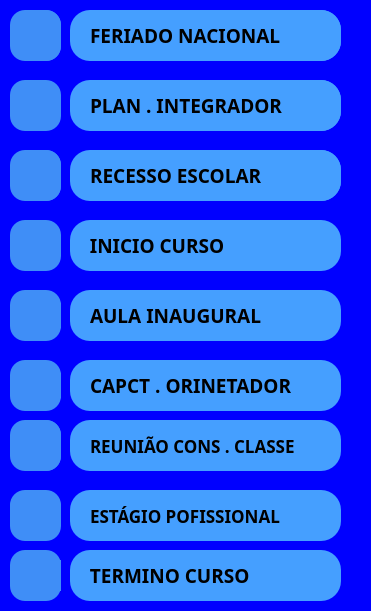
       <widget class="QWidget" name="widget" native="true">
        <property name="geometry">
         <rect>
          <x>1210</x>
          <y>20</y>
          <width>371</width>
          <height>611</height>
         </rect>
        </property>
        <property name="styleSheet">
         <string notr="true">background-color: rgb(0, 0, 255);</string>
        </property>
        <widget class="QFrame" name="frame_38">
         <property name="geometry">
          <rect>
           <x>10</x>
           <y>10</y>
           <width>51</width>
           <height>51</height>
          </rect>
         </property>
         <property name="styleSheet">
          <string notr="true">QFrame {
    background-color: #3F8EF7;
    border-radius: 15px;
}</string>
         </property>
         <property name="frameShape">
          <enum>QFrame::StyledPanel</enum>
         </property>
         <property name="frameShadow">
          <enum>QFrame::Raised</enum>
         </property>
         <widget class="QLabel" name="label">
          <property name="geometry">
           <rect>
            <x>10</x>
            <y>0</y>
            <width>41</width>
            <height>51</height>
           </rect>
          </property>
          <property name="text">
           <string/>
          </property>
          <property name="pixmap">
           <pixmap>:/icon.png/icons8-losango-32.png.png</pixmap>
          </property>
         </widget>
        </widget>
        <widget class="QFrame" name="frame_40">
         <property name="geometry">
          <rect>
           <x>10</x>
           <y>80</y>
           <width>51</width>
           <height>51</height>
          </rect>
         </property>
         <property name="styleSheet">
          <string notr="true">QFrame {
    background-color: #3F8EF7;
    border-radius: 15px;
}</string>
         </property>
         <property name="frameShape">
          <enum>QFrame::StyledPanel</enum>
         </property>
         <property name="frameShadow">
          <enum>QFrame::Raised</enum>
         </property>
         <widget class="QLabel" name="label_32">
          <property name="geometry">
           <rect>
            <x>10</x>
            <y>10</y>
            <width>41</width>
            <height>31</height>
           </rect>
          </property>
          <property name="text">
           <string/>
          </property>
          <property name="pixmap">
           <pixmap>:/icon.png/icons8-fluxograma-32.png</pixmap>
          </property>
         </widget>
        </widget>
        <widget class="QFrame" name="frame_41">
         <property name="geometry">
          <rect>
           <x>10</x>
           <y>150</y>
           <width>51</width>
           <height>51</height>
          </rect>
         </property>
         <property name="styleSheet">
          <string notr="true">QFrame {
    background-color: #3F8EF7;
    border-radius: 15px;
}</string>
         </property>
         <property name="frameShape">
          <enum>QFrame::StyledPanel</enum>
         </property>
         <property name="frameShadow">
          <enum>QFrame::Raised</enum>
         </property>
         <widget class="QLabel" name="label_33">
          <property name="geometry">
           <rect>
            <x>10</x>
            <y>0</y>
            <width>41</width>
            <height>51</height>
           </rect>
          </property>
          <property name="text">
           <string/>
          </property>
          <property name="pixmap">
           <pixmap>:/icon.png/icons8-forma-de-papagaio-32.png</pixmap>
          </property>
         </widget>
        </widget>
        <widget class="QFrame" name="frame_42">
         <property name="geometry">
          <rect>
           <x>10</x>
           <y>220</y>
           <width>51</width>
           <height>51</height>
          </rect>
         </property>
         <property name="styleSheet">
          <string notr="true">QFrame {
    background-color: #3F8EF7;
    border-radius: 15px;
}</string>
         </property>
         <property name="frameShape">
          <enum>QFrame::StyledPanel</enum>
         </property>
         <property name="frameShadow">
          <enum>QFrame::Raised</enum>
         </property>
         <widget class="QLabel" name="label_34">
          <property name="geometry">
           <rect>
            <x>10</x>
            <y>10</y>
            <width>41</width>
            <height>31</height>
           </rect>
          </property>
          <property name="text">
           <string/>
          </property>
          <property name="pixmap">
           <pixmap>:/icon.png/icons8-communication-32.png</pixmap>
          </property>
         </widget>
        </widget>
        <widget class="QFrame" name="frame_43">
         <property name="geometry">
          <rect>
           <x>10</x>
           <y>290</y>
           <width>51</width>
           <height>51</height>
          </rect>
         </property>
         <property name="styleSheet">
          <string notr="true">QFrame {
    background-color: #3F8EF7;
    border-radius: 15px;
}</string>
         </property>
         <property name="frameShape">
          <enum>QFrame::StyledPanel</enum>
         </property>
         <property name="frameShadow">
          <enum>QFrame::Raised</enum>
         </property>
         <widget class="QLabel" name="label_35">
          <property name="geometry">
           <rect>
            <x>10</x>
            <y>10</y>
            <width>47</width>
            <height>31</height>
           </rect>
          </property>
          <property name="text">
           <string/>
          </property>
          <property name="pixmap">
           <pixmap>:/icon.png/icons8-losango-32.png.png</pixmap>
          </property>
         </widget>
        </widget>
        <widget class="QFrame" name="frame_44">
         <property name="geometry">
          <rect>
           <x>10</x>
           <y>420</y>
           <width>51</width>
           <height>51</height>
          </rect>
         </property>
         <property name="styleSheet">
          <string notr="true">QFrame {
    background-color: #3F8EF7;
    border-radius: 15px;
}</string>
         </property>
         <property name="frameShape">
          <enum>QFrame::StyledPanel</enum>
         </property>
         <property name="frameShadow">
          <enum>QFrame::Raised</enum>
         </property>
         <widget class="QLabel" name="label_37">
          <property name="geometry">
           <rect>
            <x>10</x>
            <y>0</y>
            <width>41</width>
            <height>51</height>
           </rect>
          </property>
          <property name="text">
           <string/>
          </property>
          <property name="pixmap">
           <pixmap>:/icon.png/icons8-triângulo-32.png.png</pixmap>
          </property>
         </widget>
        </widget>
        <widget class="QFrame" name="frame_45">
         <property name="geometry">
          <rect>
           <x>10</x>
           <y>550</y>
           <width>51</width>
           <height>51</height>
          </rect>
         </property>
         <property name="styleSheet">
          <string notr="true">QFrame {
    background-color: #3F8EF7;
    border-radius: 15px;
}</string>
         </property>
         <property name="frameShape">
          <enum>QFrame::StyledPanel</enum>
         </property>
         <property name="frameShadow">
          <enum>QFrame::Raised</enum>
         </property>
         <widget class="QLabel" name="label_39">
          <property name="geometry">
           <rect>
            <x>10</x>
            <y>10</y>
            <width>61</width>
            <height>31</height>
           </rect>
          </property>
          <property name="text">
           <string/>
          </property>
          <property name="pixmap">
           <pixmap>:/icon.png/icons8-quadrado-arredondado-32.png.png</pixmap>
          </property>
         </widget>
        </widget>
        <widget class="QFrame" name="frame_46">
         <property name="geometry">
          <rect>
           <x>10</x>
           <y>490</y>
           <width>51</width>
           <height>51</height>
          </rect>
         </property>
         <property name="styleSheet">
          <string notr="true">QFrame {
    background-color: #3F8EF7;
    border-radius: 15px;
}</string>
         </property>
         <property name="frameShape">
          <enum>QFrame::StyledPanel</enum>
         </property>
         <property name="frameShadow">
          <enum>QFrame::Raised</enum>
         </property>
         <widget class="QLabel" name="label_38">
          <property name="geometry">
           <rect>
            <x>0</x>
            <y>2</y>
            <width>51</width>
            <height>41</height>
           </rect>
          </property>
          <property name="text">
           <string/>
          </property>
          <property name="pixmap">
           <pixmap>:/icon.png/icons8-management-50.png</pixmap>
          </property>
         </widget>
        </widget>
        <widget class="QFrame" name="frame_47">
         <property name="geometry">
          <rect>
           <x>10</x>
           <y>360</y>
           <width>51</width>
           <height>51</height>
          </rect>
         </property>
         <property name="styleSheet">
          <string notr="true">QFrame {
    background-color: #3F8EF7;
    border-radius: 15px;
}</string>
         </property>
         <property name="frameShape">
          <enum>QFrame::StyledPanel</enum>
         </property>
         <property name="frameShadow">
          <enum>QFrame::Raised</enum>
         </property>
         <widget class="QLabel" name="label_36">
          <property name="geometry">
           <rect>
            <x>10</x>
            <y>10</y>
            <width>47</width>
            <height>31</height>
           </rect>
          </property>
          <property name="text">
           <string/>
          </property>
          <property name="pixmap">
           <pixmap>:/icon.png/icons8-graph-32.png.png</pixmap>
          </property>
         </widget>
        </widget>
        <widget class="QFrame" name="frame_48">
         <property name="geometry">
          <rect>
           <x>70</x>
           <y>10</y>
           <width>271</width>
           <height>51</height>
          </rect>
         </property>
         <property name="styleSheet">
          <string notr="true">background-color: rgb(69, 159, 255);
    border-radius: 20px;
</string>
         </property>
         <property name="frameShape">
          <enum>QFrame::StyledPanel</enum>
         </property>
         <property name="frameShadow">
          <enum>QFrame::Raised</enum>
         </property>
         <widget class="QLabel" name="label_40">
          <property name="geometry">
           <rect>
            <x>20</x>
            <y>0</y>
            <width>251</width>
            <height>51</height>
           </rect>
          </property>
          <property name="font">
           <font>
            <family>Arial Black</family>
            <pointsize>14</pointsize>
            <weight>75</weight>
            <bold>true</bold>
           </font>
          </property>
          <property name="text">
           <string>FERIADO NACIONAL</string>
          </property>
         </widget>
        </widget>
        <widget class="QFrame" name="frame_49">
         <property name="geometry">
          <rect>
           <x>70</x>
           <y>80</y>
           <width>271</width>
           <height>51</height>
          </rect>
         </property>
         <property name="styleSheet">
          <string notr="true">background-color: rgb(69, 159, 255);
    border-radius: 20px;
</string>
         </property>
         <property name="frameShape">
          <enum>QFrame::StyledPanel</enum>
         </property>
         <property name="frameShadow">
          <enum>QFrame::Raised</enum>
         </property>
         <widget class="QLabel" name="label_42">
          <property name="geometry">
           <rect>
            <x>20</x>
            <y>0</y>
            <width>251</width>
            <height>51</height>
           </rect>
          </property>
          <property name="font">
           <font>
            <family>Arial Black</family>
            <pointsize>14</pointsize>
            <weight>75</weight>
            <bold>true</bold>
           </font>
          </property>
          <property name="text">
           <string>PLAN . INTEGRADOR</string>
          </property>
         </widget>
        </widget>
        <widget class="QFrame" name="frame_50">
         <property name="geometry">
          <rect>
           <x>70</x>
           <y>150</y>
           <width>271</width>
           <height>51</height>
          </rect>
         </property>
         <property name="styleSheet">
          <string notr="true">background-color: rgb(69, 159, 255);
    border-radius: 20px;
</string>
         </property>
         <property name="frameShape">
          <enum>QFrame::StyledPanel</enum>
         </property>
         <property name="frameShadow">
          <enum>QFrame::Raised</enum>
         </property>
         <widget class="QLabel" name="label_41">
          <property name="geometry">
           <rect>
            <x>20</x>
            <y>0</y>
            <width>251</width>
            <height>51</height>
           </rect>
          </property>
          <property name="font">
           <font>
            <family>Arial Black</family>
            <pointsize>14</pointsize>
            <weight>75</weight>
            <bold>true</bold>
           </font>
          </property>
          <property name="text">
           <string>RECESSO ESCOLAR</string>
          </property>
         </widget>
        </widget>
        <widget class="QFrame" name="frame_51">
         <property name="geometry">
          <rect>
           <x>70</x>
           <y>220</y>
           <width>271</width>
           <height>51</height>
          </rect>
         </property>
         <property name="styleSheet">
          <string notr="true">background-color: rgb(69, 159, 255);
    border-radius: 20px;
</string>
         </property>
         <property name="frameShape">
          <enum>QFrame::StyledPanel</enum>
         </property>
         <property name="frameShadow">
          <enum>QFrame::Raised</enum>
         </property>
         <widget class="QLabel" name="label_43">
          <property name="geometry">
           <rect>
            <x>10</x>
            <y>0</y>
            <width>221</width>
            <height>51</height>
           </rect>
          </property>
          <property name="font">
           <font>
            <family>Arial Black</family>
            <pointsize>14</pointsize>
            <weight>75</weight>
            <bold>true</bold>
           </font>
          </property>
          <property name="text">
           <string>  INICIO CURSO</string>
          </property>
         </widget>
        </widget>
        <widget class="QFrame" name="frame_52">
         <property name="geometry">
          <rect>
           <x>70</x>
           <y>290</y>
           <width>271</width>
           <height>51</height>
          </rect>
         </property>
         <property name="styleSheet">
          <string notr="true">background-color: rgb(69, 159, 255);
    border-radius: 20px;
</string>
         </property>
         <property name="frameShape">
          <enum>QFrame::StyledPanel</enum>
         </property>
         <property name="frameShadow">
          <enum>QFrame::Raised</enum>
         </property>
         <widget class="QLabel" name="label_44">
          <property name="geometry">
           <rect>
            <x>20</x>
            <y>10</y>
            <width>241</width>
            <height>31</height>
           </rect>
          </property>
          <property name="font">
           <font>
            <family>Arial Black</family>
            <pointsize>14</pointsize>
            <weight>75</weight>
            <bold>true</bold>
           </font>
          </property>
          <property name="text">
           <string>AULA INAUGURAL</string>
          </property>
         </widget>
        </widget>
        <widget class="QFrame" name="frame_53">
         <property name="geometry">
          <rect>
           <x>70</x>
           <y>360</y>
           <width>271</width>
           <height>51</height>
          </rect>
         </property>
         <property name="styleSheet">
          <string notr="true">background-color: rgb(69, 159, 255);
    border-radius: 20px;
</string>
         </property>
         <property name="frameShape">
          <enum>QFrame::StyledPanel</enum>
         </property>
         <property name="frameShadow">
          <enum>QFrame::Raised</enum>
         </property>
         <widget class="QLabel" name="label_45">
          <property name="geometry">
           <rect>
            <x>20</x>
            <y>0</y>
            <width>241</width>
            <height>51</height>
           </rect>
          </property>
          <property name="font">
           <font>
            <family>Arial Black</family>
            <pointsize>14</pointsize>
            <weight>75</weight>
            <bold>true</bold>
           </font>
          </property>
          <property name="text">
           <string>CAPCT . ORINETADOR</string>
          </property>
         </widget>
        </widget>
        <widget class="QFrame" name="frame_54">
         <property name="geometry">
          <rect>
           <x>70</x>
           <y>420</y>
           <width>271</width>
           <height>51</height>
          </rect>
         </property>
         <property name="styleSheet">
          <string notr="true">background-color: rgb(69, 159, 255);
    border-radius: 20px;
</string>
         </property>
         <property name="frameShape">
          <enum>QFrame::StyledPanel</enum>
         </property>
         <property name="frameShadow">
          <enum>QFrame::Raised</enum>
         </property>
         <widget class="QLabel" name="label_46">
          <property name="geometry">
           <rect>
            <x>20</x>
            <y>10</y>
            <width>241</width>
            <height>31</height>
           </rect>
          </property>
          <property name="font">
           <font>
            <family>Arial Black</family>
            <pointsize>13</pointsize>
            <weight>75</weight>
            <bold>true</bold>
           </font>
          </property>
          <property name="text">
           <string>REUNIÃO CONS . CLASSE</string>
          </property>
         </widget>
        </widget>
        <widget class="QFrame" name="frame_55">
         <property name="geometry">
          <rect>
           <x>70</x>
           <y>490</y>
           <width>271</width>
           <height>51</height>
          </rect>
         </property>
         <property name="styleSheet">
          <string notr="true">background-color: rgb(69, 159, 255);
    border-radius: 20px;
</string>
         </property>
         <property name="frameShape">
          <enum>QFrame::StyledPanel</enum>
         </property>
         <property name="frameShadow">
          <enum>QFrame::Raised</enum>
         </property>
         <widget class="QLabel" name="label_47">
          <property name="geometry">
           <rect>
            <x>20</x>
            <y>10</y>
            <width>221</width>
            <height>31</height>
           </rect>
          </property>
          <property name="font">
           <font>
            <family>Arial Black</family>
            <pointsize>13</pointsize>
            <weight>75</weight>
            <bold>true</bold>
           </font>
          </property>
          <property name="text">
           <string>ESTÁGIO POFISSIONAL </string>
          </property>
         </widget>
        </widget>
        <widget class="QFrame" name="frame_56">
         <property name="geometry">
          <rect>
           <x>70</x>
           <y>550</y>
           <width>271</width>
           <height>51</height>
          </rect>
         </property>
         <property name="styleSheet">
          <string notr="true">background-color: rgb(69, 159, 255);
    border-radius: 20px;
</string>
         </property>
         <property name="frameShape">
          <enum>QFrame::StyledPanel</enum>
         </property>
         <property name="frameShadow">
          <enum>QFrame::Raised</enum>
         </property>
         <widget class="QLabel" name="label_48">
          <property name="geometry">
           <rect>
            <x>10</x>
            <y>10</y>
            <width>241</width>
            <height>31</height>
           </rect>
          </property>
          <property name="font">
           <font>
            <family>Arial Black</family>
            <pointsize>14</pointsize>
            <weight>75</weight>
            <bold>true</bold>
           </font>
          </property>
          <property name="text">
           <string>  TERMINO CURSO</string>
          </property>
         </widget>
        </widget>
       </widget>
